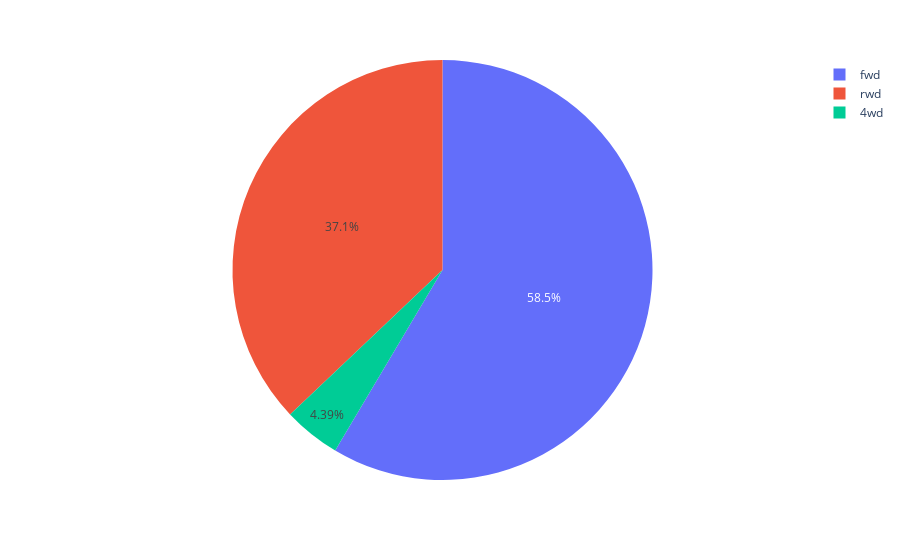

Notebook code cell kept with this figure:
### Code cell
fig = px.pie(number_drivewheel, values='drivewheel', names='index')
fig.show()

### Figure 1 — Plotly figure (JSON) as saved in the notebook; plotly's stock layout.template omitted (floating-point values rounded to 4 significant figures)
{"data": [{"domain": {"x": [0, 1], "y": [0, 1]}, "hovertemplate": "index=%{label}<br>drivewheel=%{value}<extra></extra>", "labels": ["fwd", "rwd", "4wd"], "legendgroup": "", "name": "", "showlegend": true, "type": "pie", "values": [120, 76, 9]}], "layout": {"legend": {"tracegroupgap": 0}, "margin": {"t": 60}}}
